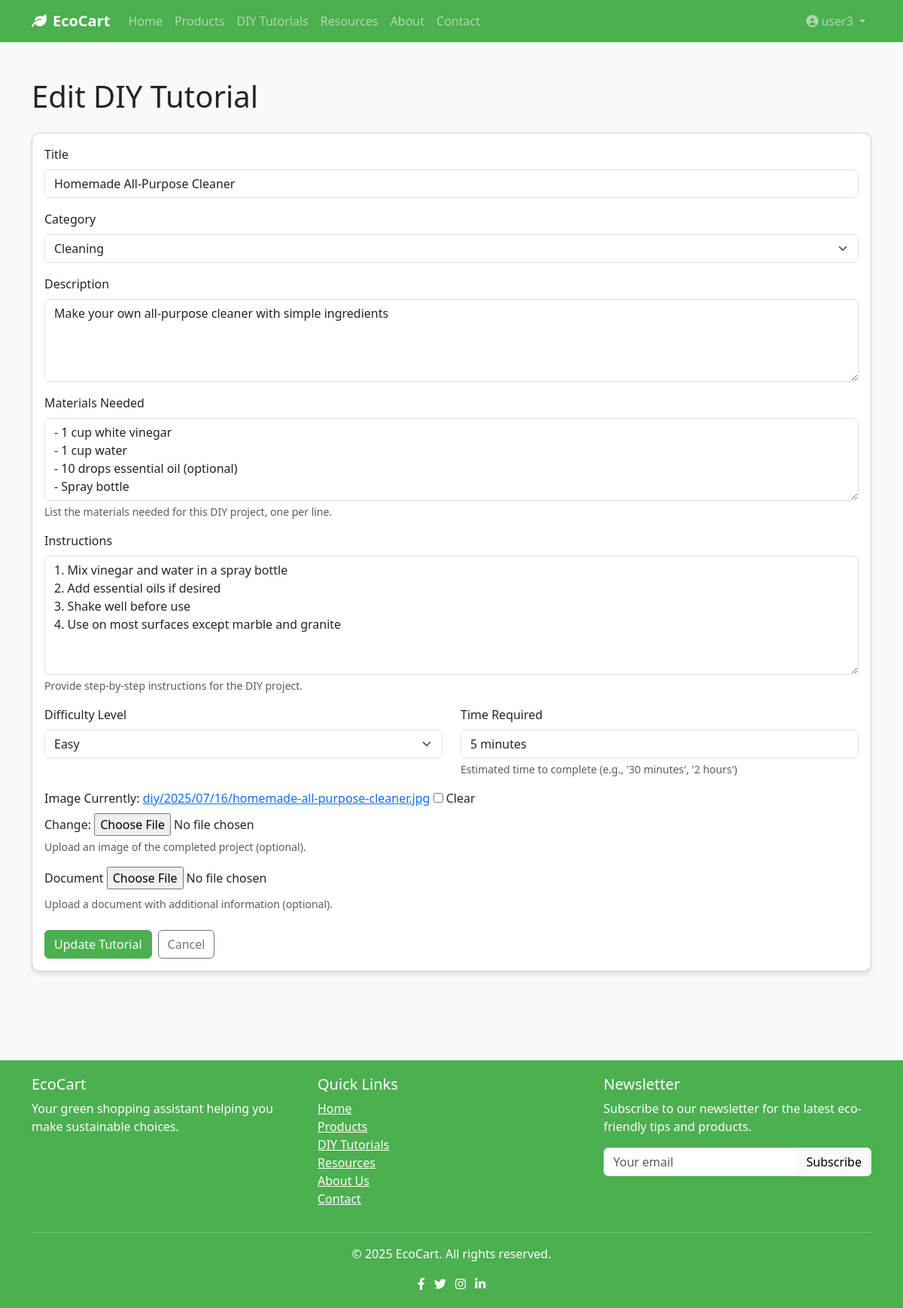
The page /diy/homemade-all-purpose-cleaner/edit/ (signed in) on the database its author committed.
### greenapp/models.py (models this page shows, shortened)
class DIY(models.Model):
    title = models.CharField(max_length=200)
    slug = models.SlugField(max_length=200, unique=True, blank=True)
    author = models.ForeignKey(User, on_delete=models.CASCADE, related_name='diy_tutorials')
    category = models.ForeignKey(Category, on_delete=models.SET_NULL, null=True, related_name='diy_tutorials')
    description = models.TextField()
    materials = models.TextField(help_text="List the materials needed for this DIY project")
    instructions = models.TextField(help_text="Step-by-step instructions for the DIY project")
    image = models.ImageField(upload_to='diy/%Y/%m/%d', blank=True)
    document = models.FileField(upload_to='diy/documents/%Y/%m/%d', blank=True)
    difficulty = models.CharField(max_length=10, choices=[
        ('easy', 'Easy'),
        ('medium', 'Medium'),
        ('hard', 'Hard')
    ], default='medium')
    time_required = models.CharField(max_length=100, help_text="Estimated time to complete (e.g., '30 minutes', '2 hours')")
    created = models.DateTimeField(auto_now_add=True)
    updated = models.DateTimeField(auto_now=True)
    class Meta:
        verbose_name = 'DIY Tutorial'
        verbose_name_plural = 'DIY Tutorials'
        ordering = ['-created']

### greenapp/views.py (the view, shortened to what this page needs)
# urls.py: path('diy/<slug:slug>/edit/', views.DIYUpdateView.as_view(), name='diy_update'),
class DIYUpdateView(LoginRequiredMixin, UserPassesTestMixin, UpdateView):
    model = DIY
    form_class = DIYForm
    template_name = 'greenapp/diy_form.html'
    def test_func(self):
        tutorial = self.get_object()
        return self.request.user == tutorial.author

### greenapp/forms.py
class DIYForm(forms.ModelForm):
    class Meta:
        model = DIY
        fields = ['title', 'category', 'description', 'materials', 'instructions',
                 'image', 'document', 'difficulty', 'time_required']
        widgets = {
            'description': forms.Textarea(attrs={'rows': 4, 'class': 'form-control'}),
            'materials': forms.Textarea(attrs={'rows': 4, 'class': 'form-control'}),
            'instructions': forms.Textarea(attrs={'rows': 6, 'class': 'form-control'}),
            'difficulty': forms.Select(attrs={'class': 'form-select'}),
            'time_required': forms.TextInput(attrs={'class': 'form-control'}),
            'title': forms.TextInput(attrs={'class': 'form-control'}),
            'category': forms.Select(attrs={'class': 'form-select'}),
        }

### greenapp/context_processors.py (called while the page is built)
def media_url(request):
    return {'MEDIA_URL': settings.MEDIA_URL}

### greenapp/models.py (called while the page is built)
    def __str__(self):
        return self.name

### templates/greenapp/diy_form.html (shortened to what this page needs)
{% extends 'greenapp/base.html' %}
{% block content %}
<div class="container py-5">
    <h1 class="mb-4">{% if form.instance.pk %}Edit{% else %}Create{% endif %} DIY Tutorial</h1>
    <div class="card">
        <div class="card-body">
            <form method="post" enctype="multipart/form-data">
                <div class="mb-3">
                    <label for="id_title" class="form-label">Title</label>
                    {{ form.title }}
                </div>
                <div class="mb-3">
                    <label for="id_category" class="form-label">Category</label>
                    {{ form.category }}
                </div>
                <div class="mb-3">
                    <label for="id_description" class="form-label">Description</label>
                    {{ form.description }}
                </div>
                <div class="mb-3">
                    <label for="id_materials" class="form-label">Materials Needed</label>
                    {{ form.materials }}
                    <div class="form-text">List the materials needed for this DIY project, one per line.</div>
                </div>
                <div class="mb-3">
                    <label for="id_instructions" class="form-label">Instructions</label>
                    {{ form.instructions }}
                    <div class="form-text">Provide step-by-step instructions for the DIY project.</div>
                </div>
                <div class="row">
                    <div class="col-md-6">
                        <div class="mb-3">
                            <label for="id_difficulty" class="form-label">Difficulty Level</label>
                            {{ form.difficulty }}
                        </div>
                    </div>
                    <div class="col-md-6">
                        <div class="mb-3">
                            <label for="id_time_required" class="form-label">Time Required</label>
                            {{ form.time_required }}
                            <div class="form-text">Estimated time to complete (e.g., '30 minutes', '2 hours')</div>
                        </div>
                    </div>
                </div>
                <div class="mb-3">
                    <label for="id_image" class="form-label">Image</label>
                    {{ form.image }}
                    <div class="form-text">Upload an image of the completed project (optional).</div>
                </div>
                <div class="mb-4">
                    <label for="id_document" class="form-label">Document</label>
                    {{ form.document }}
                    <div class="form-text">Upload a document with additional information (optional).</div>
                </div>
                <div class="d-flex">
                    <button type="submit" class="btn btn-primary">
                        {% if form.instance.pk %}Update{% else %}Create{% endif %} Tutorial
                    </button>
                    <a href="{% if form.instance.pk %}{% url 'diy_detail' form.instance.slug %}{% else %}{% url 'diy_list' %}{% endif %}" class="btn btn-outline-secondary ms-2">Cancel</a>
                </div>
            </form>
        </div>
    </div>
</div>
{% endblock %}

### templates/greenapp/base.html (shortened to what this page needs)
<!DOCTYPE html>
<html lang="en">
<head>
    <link href="https://cdn.jsdelivr.net/npm/bootstrap@5.3.0/dist/css/bootstrap.min.css" rel="stylesheet">
    <link rel="stylesheet" href="https://cdnjs.cloudflare.com/ajax/libs/font-awesome/6.0.0/css/all.min.css">
</head>
<body>
    <nav class="navbar navbar-expand-lg navbar-dark fixed-top">
        <div class="container">
            <a class="navbar-brand" href="{% url 'home' %}">
                <i class="fas fa-leaf me-2"></i>EcoCart
            </a>
            <div class="collapse navbar-collapse" id="navbarNav">
                <ul class="navbar-nav me-auto">
                    <li class="nav-item">
                        <a class="nav-link" href="{% url 'home' %}">Home</a>
                    </li>
                    <li class="nav-item">
                        <a class="nav-link" href="{% url 'product_list' %}">Products</a>
                    </li>
                    <li class="nav-item">
                        <a class="nav-link" href="{% url 'diy_list' %}">DIY Tutorials</a>
                    </li>
                    <li class="nav-item">
                        <a class="nav-link" href="{% url 'external_resources' %}">Resources</a>
                    </li>
                    <li class="nav-item">
                        <a class="nav-link" href="{% url 'about' %}">About</a>
                    </li>
                    <li class="nav-item">
                        <a class="nav-link" href="{% url 'contact' %}">Contact</a>
                    </li>
                </ul>
                <ul class="navbar-nav">
                    {% if user.is_authenticated %}
                    <li class="nav-item dropdown">
                        <a class="nav-link dropdown-toggle" href="#" id="userDropdown" role="button" data-bs-toggle="dropdown">
                            <i class="fas fa-user-circle me-1"></i>{{ user.username }}
                        </a>
                    </li>
                    {% endif %}
                </ul>
            </div>
        </div>
    </nav>
    <main>
        {% block content %}{% endblock %}
    </main>
    <footer>
        <div class="container">
            <div class="row">
                <div class="col-md-4">
                    <h5>EcoCart</h5>
                    <p>Your green shopping assistant helping you make sustainable choices.</p>
                </div>
                <div class="col-md-4">
                    <h5>Quick Links</h5>
                    <ul class="list-unstyled">
                        <li><a href="{% url 'home' %}" class="text-white">Home</a></li>
                        <li><a href="{% url 'product_list' %}" class="text-white">Products</a></li>
                        <li><a href="{% url 'diy_list' %}" class="text-white">DIY Tutorials</a></li>
                        <li><a href="{% url 'external_resources' %}" class="text-white">Resources</a></li>
                        <li><a href="{% url 'about' %}" class="text-white">About Us</a></li>
                        <li><a href="{% url 'contact' %}" class="text-white">Contact</a></li>
                    </ul>
                </div>
                <div class="col-md-4">
                    <h5>Newsletter</h5>
                    <p>Subscribe to our newsletter for the latest eco-friendly tips and products.</p>
                    <form action="{% url 'newsletter_subscribe' %}" method="post">
                        <div class="input-group mb-3">
                            <input type="email" name="email" class="form-control" placeholder="Your email" required>
                            <button class="btn btn-light" type="submit">Subscribe</button>
                        </div>
                    </form>
                </div>
            </div>
            <hr class="bg-light">
            <div class="text-center">
                <p>&copy; {% now "Y" %} EcoCart. All rights reserved.</p>
                <div class="social-links">
                    <a href="#" class="text-white me-2"><i class="fab fa-facebook-f"></i></a>
                    <a href="#" class="text-white me-2"><i class="fab fa-twitter"></i></a>
                    <a href="#" class="text-white me-2"><i class="fab fa-instagram"></i></a>
                    <a href="#" class="text-white"><i class="fab fa-linkedin-in"></i></a>
                </div>
            </div>
        </div>
    </footer>
</body>
</html>

### templates/greenapp/base.html (style rules this page uses)
:root { --primary-color: #4CAF50; --secondary-color: #8BC34A; --accent-color: #2E7D32; --light-color: #F1F8E9; --dark-color: #1B5E20; }
body { font-family: 'Segoe UI', Tahoma, Geneva, Verdana, sans-serif; padding-top: 56px; background-color: #f8f9fa; }
.navbar { background-color: var(--primary-color); }
.navbar-brand { font-weight: bold; }
.btn-primary { background-color: var(--primary-color); border-color: var(--primary-color); }
.card { border-radius: 10px; box-shadow: 0 4px 6px rgba(0, 0, 0, 0.1); margin-bottom: 20px; }
footer { background-color: var(--primary-color); color: white; padding: 20px 0; margin-top: 50px; }

### rows shown on the page
DIY: title "Homemade All-Purpose Cleaner", category "Cleaning", description "Make your own all-purpose cleaner with simple ingredients", materials "- 1 cup white vinegar - 1 cup water - 10 drops essential oil (optional) - Spray bottle", instructions "1. Mix vinegar and water in a spray bottle 2. Add essential oils if desired 3. Shake well before use 4. Use on most surfaces except marble and granite", difficulty "Easy", time_required "5 minutes"

### other values the page prints
{{ user.username }} "user3"
